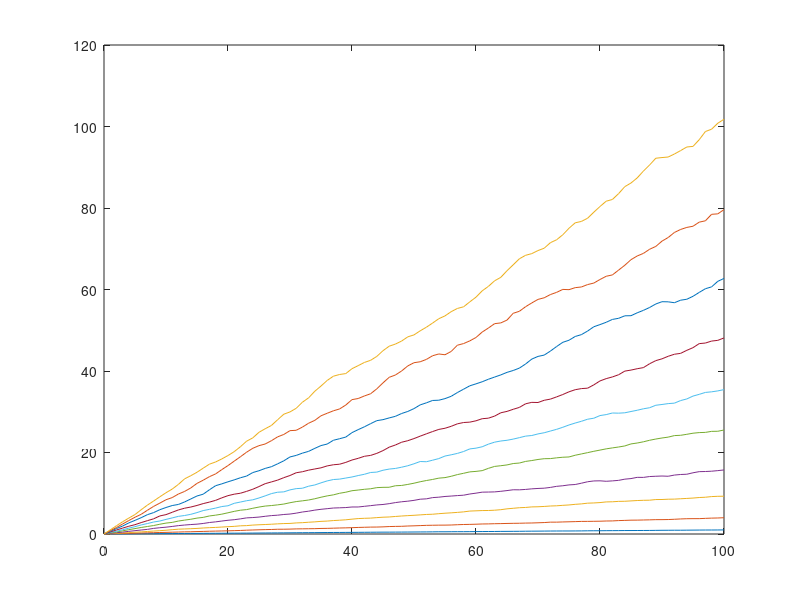

This figure's MATLAB source:
m=1000;
n=100;
x=zeros(m,n+1);
prob=0.5;
stepsize=0.1:0.1:1;

for stepi = 1:10
    a=rand(m,n);
    for i = 1:m
        for j = 2:n+1
            if a(i,j-1)<=prob
                step=-stepi/10;
            else 
                step=stepi/10;
            end
            x(i,j)=x(i,j-1)+step;
        end
    end

    for i = 1:n+1
        dispsq(i)=sum(x(:,i).*x(:,i))/m;
    end

    plot(0:n,dispsq)
    hold on
    P=polyfit(0:n,dispsq,1);

    diffcoeff(stepi)=P(1)/2;
        
end

Q=polyfit(stepsize,diffcoeff,2)